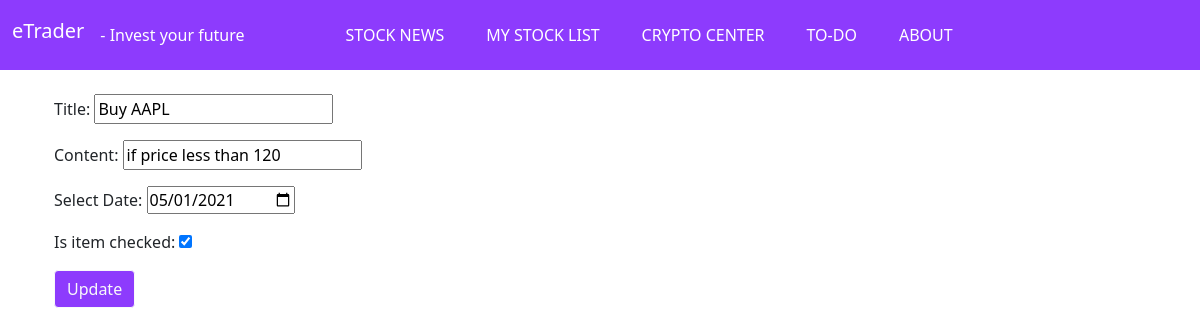
The app's page /to_do_item/14/update/ with its own data.
### stock/models.py (models this page shows, shortened)
class ToDoItem(models.Model):
    todo_id = models.AutoField(primary_key=True)
    title = models.CharField(max_length=20)
    content = models.CharField(max_length=200)
    creation_date = models.DateField()
    is_item_checked = models.BooleanField(default=False)
    def get_update_url(self):
        return reverse('to_do_item_update_url', kwargs={'pk': self.pk})

### stock/views.py (the view)
# urls.py: path('to_do_item/<int:pk>/update/', ToDoItemUpdate.as_view(), name='to_do_item_update_url'),
class ToDoItemUpdate(UpdateView):
    form_class = ToDoItemForm
    model = ToDoItem
    template_name = 'stock/todoitem_update.html'

### stock/forms.py (shortened to what this page needs)
class ToDoItemForm(forms.ModelForm):
    creation_date = forms.DateField(label='Select Date', widget=forms.DateInput(attrs={'type': 'date'}))
    class Meta:
        model = ToDoItem
        fields = ['todo_id', 'title', 'content', 'creation_date', 'is_item_checked']
    def __init__(self, *args, **kwargs):
        super().__init__(*args, **kwargs)

### stock/templates/stock/todoitem_update.html (shortened to what this page needs)
{% extends 'stock/base.html' %}
{% block content %}
    <div class="container">
        <div class="row">
            <form action="{{ todoitem.get_update_url }}"
                  method="post">
                    {{ form.as_p }}
                <button class="btn btn-outline-light" style="background-color: #8D3BFD;" type="submit">
                    Update
                </button>
            </form>
        </div>
    </div>
{% endblock %}

### records on screen
ToDoItem: title "Buy AAPL", content "if price less than 120", creation_date "05/01/2021", is_item_checked "☑"
